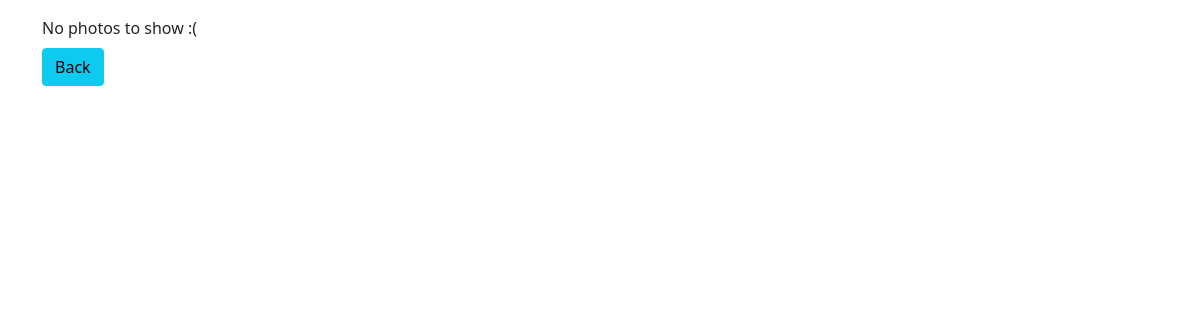
Page /16/ on the earlier database version.
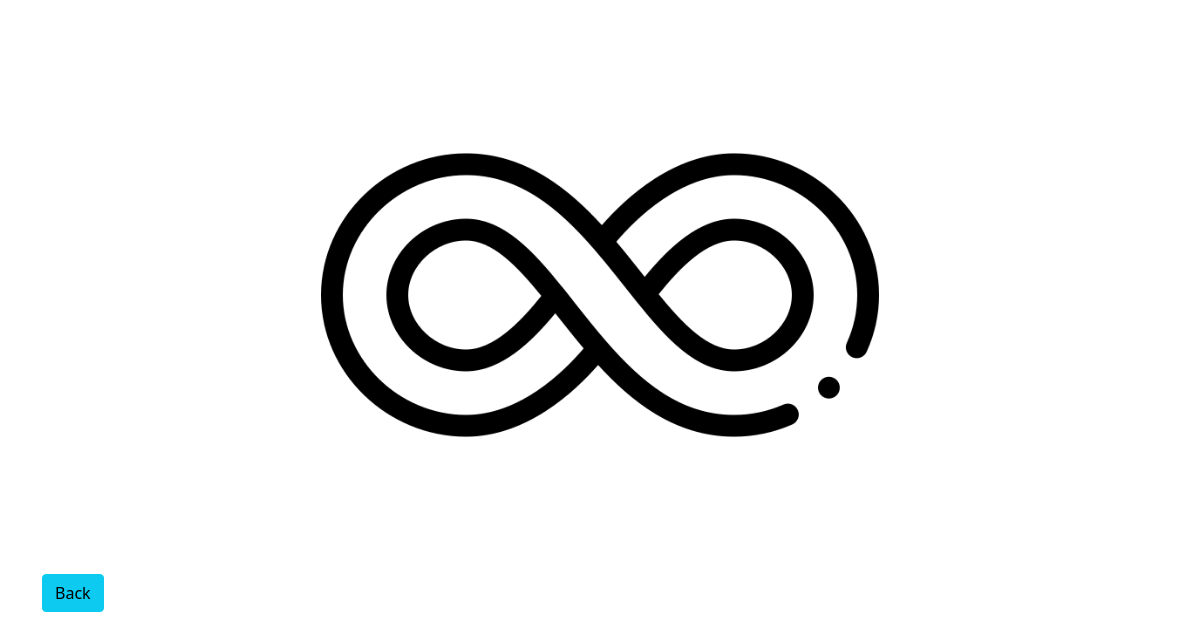
Same page on the later database version.
### posts/models.py (models this page shows, shortened)
class Photo(models.Model):
    post = models.ForeignKey(Post, on_delete=models.CASCADE)
    image = models.ImageField(upload_to="photos")
    created = models.DateTimeField(auto_now_add=True)

### posts/views.py (the view)
# urls.py: path('<pk>/', post_detail, name='post-detail'),
def post_detail(request, pk):
    obj = Post.objects.get(pk=pk)
    form = PostForm()
    context = {
        'obj': obj,
        'form': form
    }
    return render(request, 'posts/detail.html', context)

### posts/models.py (called while the page is built)
    def get_photos(self):
        return self.photo_set.all()

### posts/templates/posts/detail.html (shortened to what this page needs)
{% extends "base.html" %}
{% load static %}
{% load crispy_forms_tags %}
{% block content %}
    {% if obj.get_photos %}
        <div id="carouselExampleControls" class="carousel slide mb-2" data-bs-ride="carousel">
            <div class="carousel-inner">
                {% for p in obj.get_photos %}
                    <div class="carousel-item {% if forloop.counter == 1 %} active {% endif %}">
                        <img src="{{p.image.url}}" class="d-block w-100" alt="photo {{obj.pk}}">
                    </div>
                {% endfor %}
            <button class="carousel-control-prev" type="button" data-bs-target="#carouselExampleControls" data-bs-slide="prev">
                <span class="carousel-control-prev-icon" aria-hidden="true"></span>
            </button>
            <button class="carousel-control-next" type="button" data-bs-target="#carouselExampleControls" data-bs-slide="next">
                <span class="carousel-control-next-icon" aria-hidden="true"></span>
            </button>
      </div>
    {% else %}
        <div class="mt-2 mb-2">No photos to show :(</div>
    {% endif %}
    <a href="{% url 'posts:main-page' %}" id="back-btn" class="btn btn-info">Back</a>
    <div id="spinner-box" class="text-center">
    </div>
{% endblock content %}

Differences in the rows shown:
added Photo: image (picture)
Other differences:
text no longer shown: "No photos to show :("
